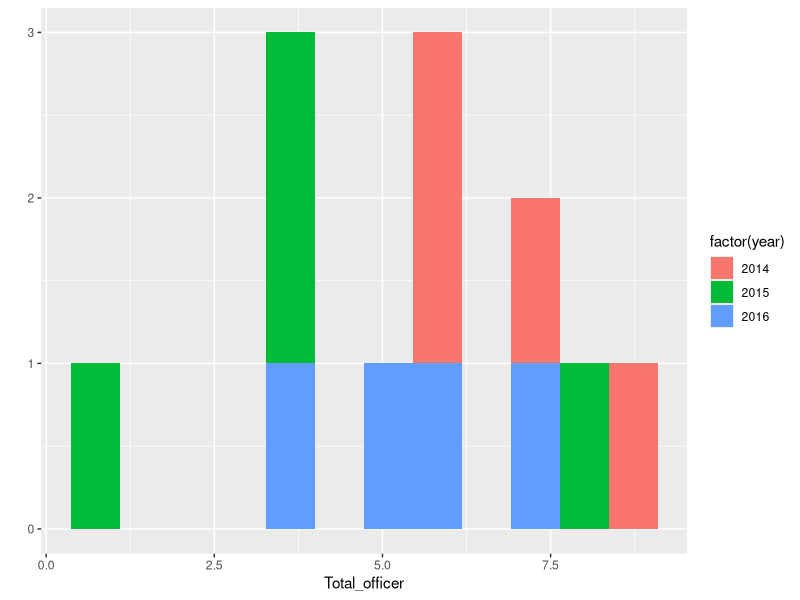
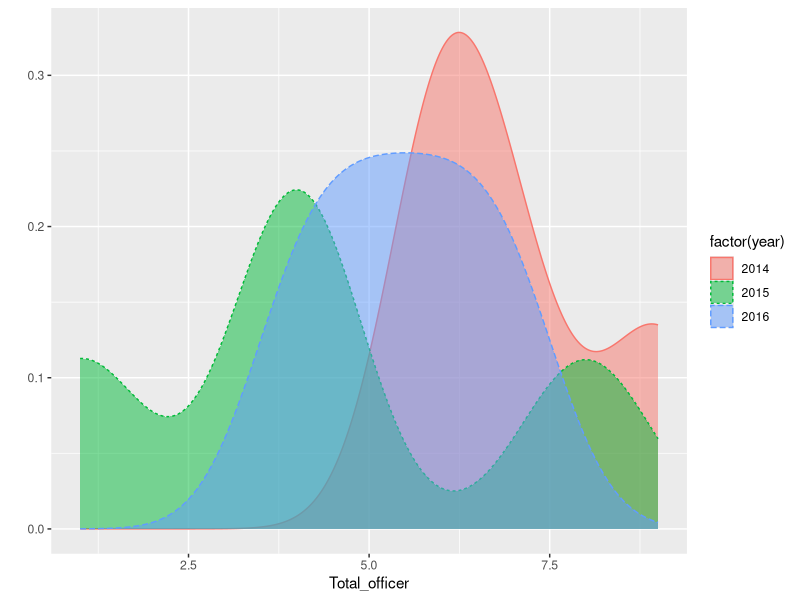
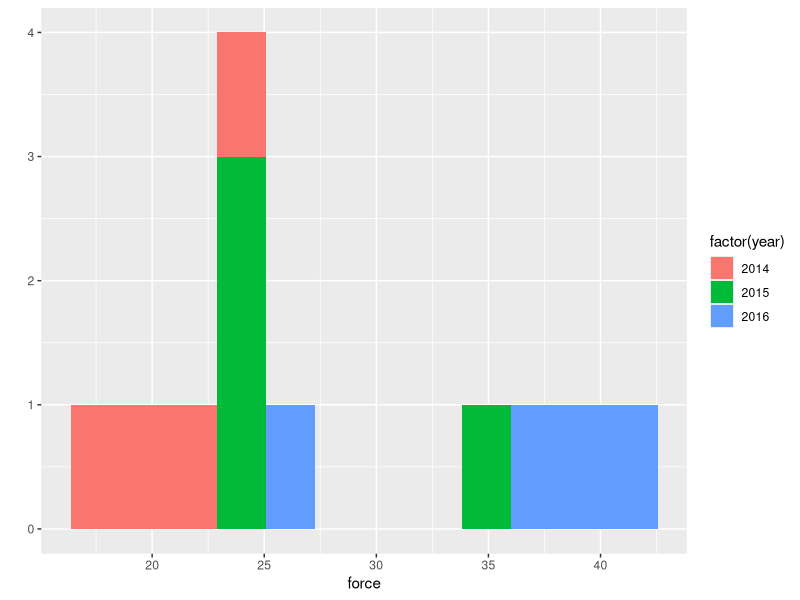
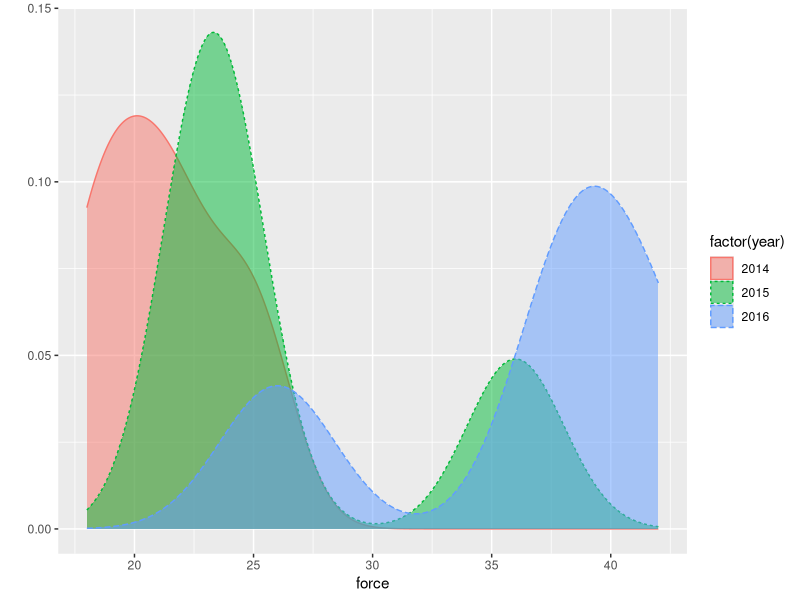
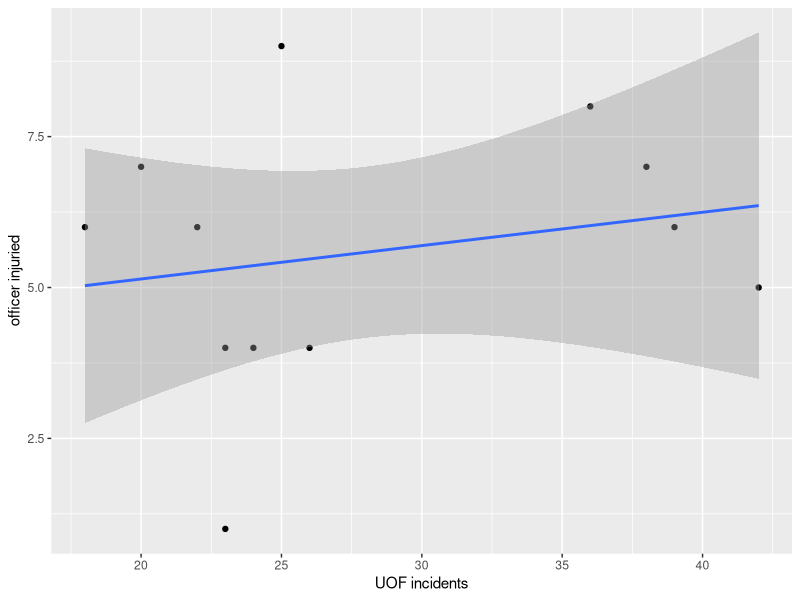
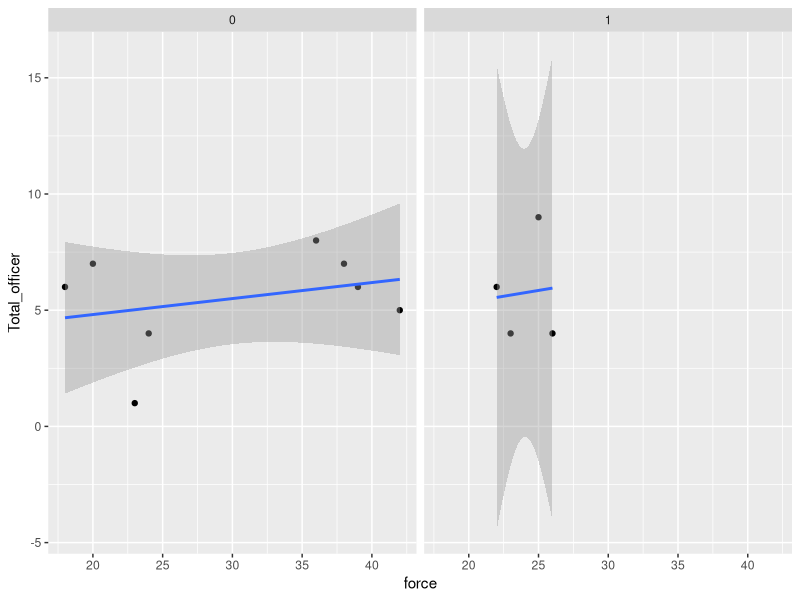
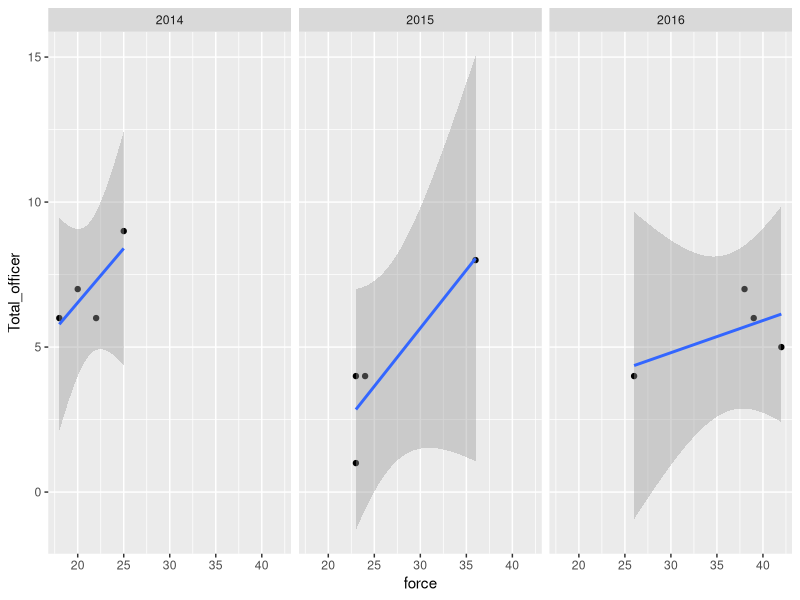
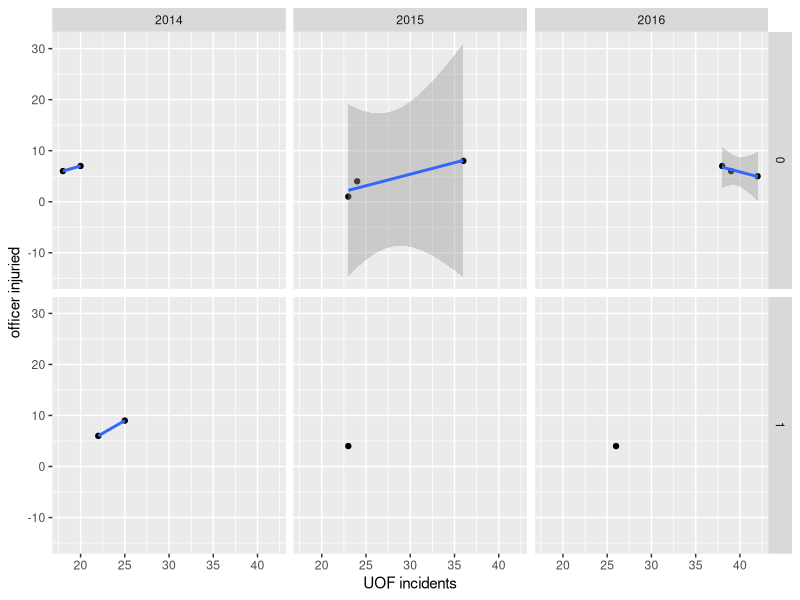

R code for these plots, in order:
## ---- chunk 1
knitr::opts_chunk$set(echo = TRUE)
## ---- chunk 2

# load the libraries 
library(readr)
library(ggplot2)
library(ggthemes)

# load in the data we want to explore
df <- read_csv("ElginUOF.csv")

## ---- chunk 3

dfsum <- data.frame(unclass(summary(df)), check.names = FALSE, stringsAsFactors = FALSE)

dfsum

## ---- chunk 4

df <-df[order(df$Year_Quarter),]
df$sort <- seq.int(nrow(df)) 

## ---- chunk 5

# grab the year
df$year <- as.numeric(as.character( substr(df$Year_Quarter, start=1, stop=4) ))
# grab the quarter
df$quarter <- substr(df$Year_Quarter, start=6, stop=7)

## ---- chunk 6

dfsum <- data.frame(unclass(summary(df)), check.names = FALSE, stringsAsFactors = FALSE)
dfsum

## ---- chunk 7

df$force <- df$UOF_only + df$Total_transitions

## ---- chunk 8

dfLook <- subset(df, select = c("year","Year_Quarter","force","Total_officer","Total_suspect"))


## ---- chunk 9

dfLook$Officer_major <- df$Officer_mayor
dfLook$Suspect_major <- df$Suspect_major
write_csv(dfLook,"dfLook.csv")

## ---- chunk 10

summary(dfLook)

## ---- chunk 11

qplot(Total_officer,
      data=dfLook,
      fill=factor(year),
      bins = 12
)

## ---- chunk 12

qplot(Total_officer, data=dfLook, 
      geom="density",
      fill=factor(year),
      color=factor(year),
      linetype = factor(year),
      alpha=I(.5)
)

## ---- chunk 13

qplot(force,
      data=dfLook,
      fill=factor(year),
      bins = 12
)

## ---- chunk 14

qplot(force, data=dfLook, 
      geom="density",
      fill=factor(year),
      color=factor(year),
      linetype = factor(year),
      alpha=I(.5)
)

## ---- chunk 15

qplot(force,Total_officer,
      data=dfLook, 
      xlab="UOF incidents", 
      ylab="officer injuried") + 
  stat_smooth(method="lm")

## ---- chunk 16

fit_officer <- lm(force ~ Total_officer, data = dfLook)
summary(fit_officer)

## ---- chunk 17

qplot(force,Total_officer,
      data=dfLook) + 
  stat_smooth(method="lm") +
  facet_grid(. ~ factor(Officer_major))

## ---- chunk 18

qplot(force,Total_officer,
      data=dfLook) + 
  stat_smooth(method="lm") +
  facet_grid(. ~ factor(year))

## ---- chunk 19

qplot(force,Total_officer,
      data=dfLook, 
      xlab="UOF incidents", 
      ylab="officer injuried") + 
  stat_smooth(method="lm") +
  facet_grid(factor(Officer_major) ~ factor(year))

## ---- chunk 20

#---------------------
# This function set styles for the chart
# Be sure to run it before you plot

theme_gfx <- function(...) {
  theme_set(theme_get() + theme(text = element_text(family = 'Verdana', size= 12, lineheight=0.9))) + 
    theme(
      # edit background colors
      plot.background = element_blank(),
      legend.background = element_blank(),
      panel.background=element_rect(fill="#E5E5E5"),
      strip.background=element_rect(fill="#E5E5E5"),
      # modify grid and tick lines
      panel.grid.major = element_line(size = .6, color="#D2D2D2"),
      panel.grid.minor = element_line(size = .6, color="#D2D2D2", linetype = "dashed"),
      axis.ticks = element_blank(),
      # edit font sizes
      plot.title = element_text(size = 27,face="bold"),
      plot.subtitle = element_text(size = 18),
      #legend.title=element_text(size = 13,face="bold"),
      legend.text=element_text(size=14.7),
      axis.title=element_text(size=15, face="bold"),
      axis.text=element_text(size=13.5),
      plot.caption=element_text(size=13.5, hjust=0),
      strip.text = element_text(face="bold", size=13.5, hjust=0),
      # This puts the legend across the top
      legend.position="top", 
      legend.direction="horizontal",
      # removes label for legend
      legend.title = element_blank(),
      ...
    )
}

#-----------------
# create the plot

officer <- ggplot(dfLook) +
  aes(x=force, 
      y=Total_officer
  ) + 
  geom_point(stat="identity", 
             size = 3,
             shape=21,
             #alpha=I(.5),
             aes(
               color=factor(year),
               fill=factor(year) )
  ) +
  geom_smooth(method=lm,se=FALSE) +
  theme_gfx() +
  scale_y_continuous(limits = c(0, 10), breaks=c(seq(0,10,2)) ) #+
  #scale_x_continuous(limits = c(0, 44), breaks=c(seq(0,44,2)) )

# add all the titles.
officer <- officer + 
  labs(
    title="Headline",
    subtitle="Intro",
    x="USE OF FORCE INCIDENTS",
    y="INJURIES TO OFFICERS",
    caption="\nSource: Elgin police")

# color scheme - comment out for B/W PDF
officer <- officer + scale_colour_tableau() + scale_fill_tableau()
# make B/W PDF - remember to change name of file!
#officer <- officer + scale_colour_grey(start = 0, end = 0.75) + scale_fill_grey(start = 0, end = 0.75)

officer
